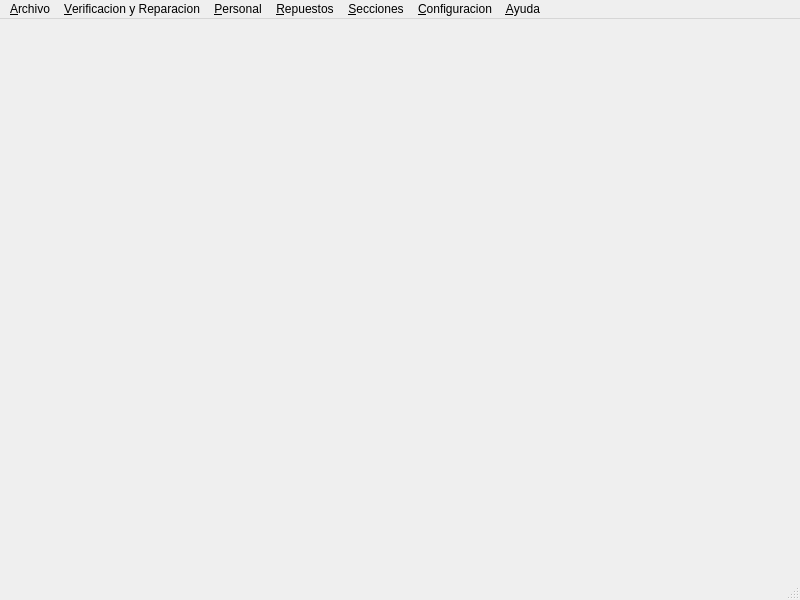
<?xml version="1.0" encoding="UTF-8"?>
<ui version="4.0">
 <class>MainWindow</class>
 <widget class="QMainWindow" name="MainWindow">
  <property name="windowModality">
   <enum>Qt::NonModal</enum>
  </property>
  <property name="enabled">
   <bool>true</bool>
  </property>
  <property name="geometry">
   <rect>
    <x>0</x>
    <y>0</y>
    <width>800</width>
    <height>600</height>
   </rect>
  </property>
  <property name="windowTitle">
   <string>Division Transporte</string>
  </property>
  <property name="iconSize">
   <size>
    <width>24</width>
    <height>24</height>
   </size>
  </property>
  <property name="dockOptions">
   <set>QMainWindow::AllowTabbedDocks|QMainWindow::AnimatedDocks</set>
  </property>
  <widget class="QWidget" name="centralwidget"/>
  <widget class="QMenuBar" name="menubar">
   <property name="geometry">
    <rect>
     <x>0</x>
     <y>0</y>
     <width>800</width>
     <height>20</height>
    </rect>
   </property>
   <widget class="QMenu" name="menuArchivo">
    <property name="title">
     <string>&amp;Archivo</string>
    </property>
    <addaction name="actionSobre"/>
    <addaction name="actionListado"/>
    <addaction name="actionAyuda"/>
    <addaction name="separator"/>
    <addaction name="actionSalir"/>
   </widget>
   <widget class="QMenu" name="menuVerificacion_y_Reparacion">
    <property name="title">
     <string>&amp;Verificacion y Reparacion</string>
    </property>
    <widget class="QMenu" name="menuListados_de_Vehiculos">
     <property name="title">
      <string>&amp;Listados de Vehiculos</string>
     </property>
     <addaction name="actionListado_Vehiculos_de_la_Division_2"/>
     <addaction name="actionListado_de_Reparaciones_Realizadas_a_un_Vehiculos_2"/>
     <addaction name="separator"/>
     <addaction name="actionListado_Vehiculos_con_Reparaciones_Planificadas_2"/>
     <addaction name="actionListado_Vehiculos_con_Reparaciones_no_Planificadas_2"/>
     <addaction name="separator"/>
     <addaction name="actionListado_Vehiculos_en_Reparacion_por_Seccion"/>
     <addaction name="actionListado_Vehiculos_Reparados_por_Seccion_2"/>
    </widget>
    <addaction name="actionAlta_de_Vehiculo"/>
    <addaction name="actionRegistrar_Ingreso_de_Vehiculo"/>
    <addaction name="actionRegistrar_Egreso"/>
    <addaction name="actionModificacion_de_Vehiculo"/>
    <addaction name="separator"/>
    <addaction name="actionVerificar_Reparaciones_Necesarias_del_Vehiculo"/>
    <addaction name="actionPlanificar_Reparaciones_de_Vehiculo"/>
    <addaction name="separator"/>
    <addaction name="menuListados_de_Vehiculos"/>
    <addaction name="actionListado_de_Tipos_de_Reparaciones_de_la_Division_2"/>
   </widget>
   <widget class="QMenu" name="menuPersonal">
    <property name="title">
     <string>&amp;Personal</string>
    </property>
    <widget class="QMenu" name="menuListados_Personal">
     <property name="title">
      <string>&amp;Listados Personal</string>
     </property>
     <addaction name="actionListado_de_Personal_de_la_Division"/>
    </widget>
    <addaction name="actionAlta_de_Personal"/>
    <addaction name="actionBaja_de_Personal"/>
    <addaction name="actionModificacion_de_Personal"/>
    <addaction name="separator"/>
    <addaction name="actionCambiar_de_Seccion_a_un_Empleado"/>
    <addaction name="actionCambiar_el_Encargado_de_una_Seccion"/>
    <addaction name="actionRemover_Empleado_de_Seccion"/>
    <addaction name="separator"/>
    <addaction name="menuListados_Personal"/>
   </widget>
   <widget class="QMenu" name="menuRepuestos">
    <property name="title">
     <string>&amp;Repuestos</string>
    </property>
    <widget class="QMenu" name="menuListados_de_Repuestos">
     <property name="title">
      <string>&amp;Listados de Repuestos</string>
     </property>
     <addaction name="actionListado_de_Repuestos_de_la_Division"/>
    </widget>
    <addaction name="actionAlta_de_Repuesto"/>
    <addaction name="actionModificacion_de_Repuesto"/>
    <addaction name="separator"/>
    <addaction name="actionRegistrar_Recepcion_de_Pedido_de_Actuacion"/>
    <addaction name="separator"/>
    <addaction name="menuListados_de_Repuestos"/>
   </widget>
   <widget class="QMenu" name="menuSecciones">
    <property name="title">
     <string>&amp;Secciones</string>
    </property>
    <addaction name="actionAlta_de_Seccion"/>
    <addaction name="separator"/>
    <addaction name="actionAsignar_Reparacion"/>
    <addaction name="actionRegistrar_Finalizacion_de_Reparacion"/>
    <addaction name="separator"/>
    <addaction name="actionListados_de_Seccion"/>
   </widget>
   <widget class="QMenu" name="menuConfiguracion">
    <property name="title">
     <string>&amp;Configuracion</string>
    </property>
    <addaction name="actionPreferencias"/>
   </widget>
   <widget class="QMenu" name="menuAyuda">
    <property name="title">
     <string>&amp;Ayuda</string>
    </property>
    <addaction name="actionAcerca_de_Division_de_Transporte"/>
   </widget>
   <addaction name="menuArchivo"/>
   <addaction name="menuVerificacion_y_Reparacion"/>
   <addaction name="menuPersonal"/>
   <addaction name="menuRepuestos"/>
   <addaction name="menuSecciones"/>
   <addaction name="menuConfiguracion"/>
   <addaction name="menuAyuda"/>
  </widget>
  <widget class="QStatusBar" name="statusbar"/>
  <action name="actionSalir">
   <property name="text">
    <string>&amp;Salir</string>
   </property>
  </action>
  <action name="actionListado">
   <property name="text">
    <string>&amp;Listado</string>
   </property>
  </action>
  <action name="actionSobre">
   <property name="text">
    <string>&amp;Sobre</string>
   </property>
  </action>
  <action name="actionAyuda">
   <property name="checkable">
    <bool>true</bool>
   </property>
   <property name="text">
    <string>&amp;Ayuda</string>
   </property>
  </action>
  <action name="actionAlta_de_Vehiculo">
   <property name="enabled">
    <bool>false</bool>
   </property>
   <property name="text">
    <string>&amp;Alta de Vehiculo</string>
   </property>
  </action>
  <action name="actionModificacion_de_Vehiculo">
   <property name="enabled">
    <bool>false</bool>
   </property>
   <property name="text">
    <string>&amp;Modificacion de Vehiculo</string>
   </property>
  </action>
  <action name="actionRegistrar_Ingreso_de_Vehiculo">
   <property name="enabled">
    <bool>false</bool>
   </property>
   <property name="text">
    <string>&amp;Registrar Ingreso de Vehiculo</string>
   </property>
  </action>
  <action name="actionVerificar_Reparaciones_Necesarias_del_Vehiculo">
   <property name="enabled">
    <bool>false</bool>
   </property>
   <property name="text">
    <string>&amp;Registrar Reparaciones necesarias del Vehiculo</string>
   </property>
  </action>
  <action name="actionRegistrar_Egreso">
   <property name="enabled">
    <bool>false</bool>
   </property>
   <property name="text">
    <string>&amp;Registrar Egreso Vehiculo</string>
   </property>
  </action>
  <action name="actionPlanificar_Reparaciones_de_Vehiculo">
   <property name="enabled">
    <bool>false</bool>
   </property>
   <property name="text">
    <string>&amp;Planificar Reparaciones de Vehiculo</string>
   </property>
  </action>
  <action name="actionListado_Vehiculos_en_reparacion_por_Seccion">
   <property name="text">
    <string>Listado Vehiculos en Reparacion por Seccion</string>
   </property>
  </action>
  <action name="actionListado_Vehiculos_con_Reparaciones_Planificadas">
   <property name="text">
    <string>Listado Vehiculos con Reparaciones Planificadas</string>
   </property>
  </action>
  <action name="actionListado_Vehiculos_Reparados_por_Seccion">
   <property name="text">
    <string>Listado Vehiculos Reparados por Seccion</string>
   </property>
  </action>
  <action name="actionListado_de_Reparaciones_Realizadas_a_un_Vehiculos">
   <property name="text">
    <string>Listado de Reparaciones Realizadas a un Vehiculos</string>
   </property>
  </action>
  <action name="actionListado_Vehiculos_con_Reparaciones_no_Planificadas">
   <property name="text">
    <string>Listado Vehiculos con Reparaciones no Planificadas</string>
   </property>
  </action>
  <action name="actionListado_Vehiculos_de_la_Division_2">
   <property name="enabled">
    <bool>false</bool>
   </property>
   <property name="text">
    <string>&amp;Listado Vehiculos de la Division</string>
   </property>
  </action>
  <action name="actionListado_Vehiculos_con_Reparaciones_Planificadas_2">
   <property name="enabled">
    <bool>false</bool>
   </property>
   <property name="text">
    <string>&amp;Listado Vehiculos con Reparaciones Planificadas</string>
   </property>
  </action>
  <action name="actionListado_Vehiculos_en_Reparacion_por_Seccion">
   <property name="enabled">
    <bool>false</bool>
   </property>
   <property name="text">
    <string>&amp;Listado Vehiculos en Reparacion por Seccion</string>
   </property>
  </action>
  <action name="actionListado_Vehiculos_Reparados_por_Seccion_2">
   <property name="enabled">
    <bool>false</bool>
   </property>
   <property name="text">
    <string>&amp;Listado Vehiculos Reparados por Seccion</string>
   </property>
  </action>
  <action name="actionListado_de_Reparaciones_Realizadas_a_un_Vehiculos_2">
   <property name="enabled">
    <bool>false</bool>
   </property>
   <property name="text">
    <string>&amp;Listado de Reparaciones Realizadas a un Vehiculos</string>
   </property>
  </action>
  <action name="actionListado_Vehiculos_con_Reparaciones_no_Planificadas_2">
   <property name="enabled">
    <bool>false</bool>
   </property>
   <property name="text">
    <string>&amp;Listado Vehiculos con Reparaciones no Planificadas</string>
   </property>
  </action>
  <action name="actionAlta_de_Personal">
   <property name="enabled">
    <bool>false</bool>
   </property>
   <property name="text">
    <string>&amp;Alta de Personal</string>
   </property>
  </action>
  <action name="actionBaja_de_Personal">
   <property name="enabled">
    <bool>false</bool>
   </property>
   <property name="text">
    <string>&amp;Baja de Personal</string>
   </property>
  </action>
  <action name="actionModificacion_de_Personal">
   <property name="enabled">
    <bool>false</bool>
   </property>
   <property name="text">
    <string>&amp;Modificacion de Personal</string>
   </property>
  </action>
  <action name="actionCambiar_de_Seccion_a_un_Empleado">
   <property name="enabled">
    <bool>false</bool>
   </property>
   <property name="text">
    <string>&amp;Cambiar de Seccion a un Empleado</string>
   </property>
  </action>
  <action name="actionCambiar_el_Encargado_de_una_Seccion">
   <property name="enabled">
    <bool>false</bool>
   </property>
   <property name="text">
    <string>&amp;Cambiar el Encargado de una Seccion</string>
   </property>
  </action>
  <action name="actionRemover_Empleado_de_Seccion">
   <property name="enabled">
    <bool>false</bool>
   </property>
   <property name="text">
    <string>&amp;Remover Empleado de Seccion</string>
   </property>
  </action>
  <action name="actionListado_de_Personal_de_la_Division">
   <property name="enabled">
    <bool>false</bool>
   </property>
   <property name="text">
    <string>&amp;Listado de Personal de la Division</string>
   </property>
  </action>
  <action name="actionListado_de_Personal_sin_Asignar_a_Secciones">
   <property name="text">
    <string>Listado de Empleados por Seccion</string>
   </property>
  </action>
  <action name="actionAlta_de_Repuesto">
   <property name="enabled">
    <bool>false</bool>
   </property>
   <property name="text">
    <string>&amp;Alta de Repuesto</string>
   </property>
  </action>
  <action name="actionModificacion_de_Repuesto">
   <property name="enabled">
    <bool>false</bool>
   </property>
   <property name="text">
    <string>&amp;Modificacion de Repuesto</string>
   </property>
  </action>
  <action name="actionRegistrar_Recepcion_de_Pedido_de_Actuacion">
   <property name="enabled">
    <bool>false</bool>
   </property>
   <property name="text">
    <string>&amp;Registrar Recepcion de Pedido de Actuacion</string>
   </property>
  </action>
  <action name="actionListado_de_Repuestos_de_la_Division">
   <property name="enabled">
    <bool>false</bool>
   </property>
   <property name="text">
    <string>&amp;Listado de Repuestos Solicitados</string>
   </property>
  </action>
  <action name="actionAlta_de_Seccion">
   <property name="enabled">
    <bool>false</bool>
   </property>
   <property name="text">
    <string>&amp;Alta de Seccion</string>
   </property>
  </action>
  <action name="actionAsignar_Reparacion">
   <property name="enabled">
    <bool>false</bool>
   </property>
   <property name="text">
    <string>&amp;Asignar Reparacion</string>
   </property>
  </action>
  <action name="actionRegistrar_Finalizacion_de_Reparacion">
   <property name="enabled">
    <bool>false</bool>
   </property>
   <property name="text">
    <string>&amp;Registrar Finalizacion de Reparacion</string>
   </property>
  </action>
  <action name="actionListados_de_Seccion">
   <property name="enabled">
    <bool>false</bool>
   </property>
   <property name="text">
    <string>&amp;Listados de Seccion</string>
   </property>
  </action>
  <action name="actionListado_de_Tipos_de_Reparaciones_de_la_Division">
   <property name="text">
    <string>Listado de Tipos de Reparaciones de la Division</string>
   </property>
  </action>
  <action name="actionListado_de_Tipos_de_Reparaciones_de_la_Division_2">
   <property name="enabled">
    <bool>false</bool>
   </property>
   <property name="text">
    <string>&amp;Listado de Tipos de Reparaciones de la Division</string>
   </property>
  </action>
  <action name="actionAcerca_de_Division_de_Transporte">
   <property name="text">
    <string>&amp;Acerca de &quot;Division de Transporte&quot;</string>
   </property>
  </action>
  <action name="actionPreferencias">
   <property name="text">
    <string>&amp;Preferencias</string>
   </property>
  </action>
 </widget>
 <resources/>
 <connections>
  <connection>
   <sender>actionSalir</sender>
   <signal>triggered()</signal>
   <receiver>MainWindow</receiver>
   <slot>close()</slot>
   <hints>
    <hint type="sourcelabel">
     <x>-1</x>
     <y>-1</y>
    </hint>
    <hint type="destinationlabel">
     <x>240</x>
     <y>198</y>
    </hint>
   </hints>
  </connection>
 </connections>
</ui>
